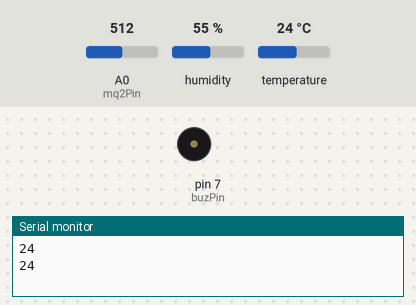
Simulated run of this sketch. Board: Arduino Uno, built with avr-gcc and run on an emulated ATmega328P. Shown: buzzer (waves = sounding, pin HIGH), the last lines printed to the serial monitor. The inputs (shaded band) are chosen by the test bench; at power-on: A0 (mq2Pin) = 512, humidity 55 %, temperature 24 °C.

Above: at 1.8 s.
1.9 s: A0 (mq2Pin) set to 487
At 2.5 s:
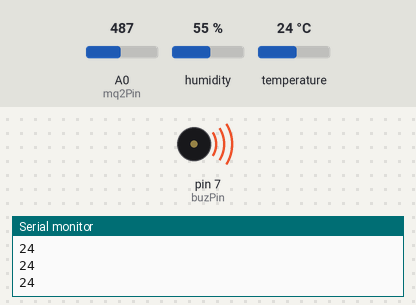
3.5 s: A0 (mq2Pin) set to 510
At 5.2 s:
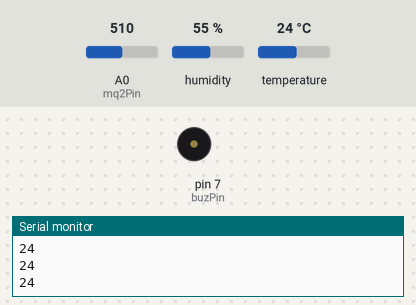
5.5 s: A0 (mq2Pin) set to 490
At 7.2 s:
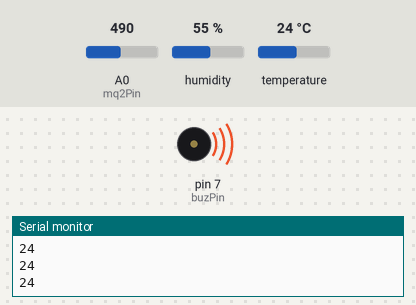
Timing chart, 0 to 8.7 s (numbered marks = the images above; inputs shaded):
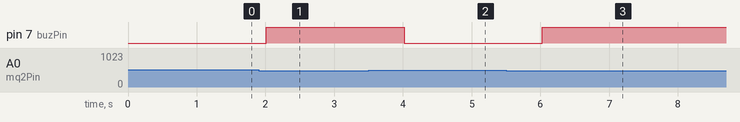

The sketch:

MQ2_BUZZER_DHT.ino
```cpp
#include <DHT.h>

int dhtPin = 4;
int mq2Pin = A0;
int buzPin = 7;

DHT dht(dhtPin,DHT22);

void setup() {
  Serial.begin(9600);
  dht.begin();
  pinMode(buzPin, OUTPUT);
}

void loop() {
  // put your main code here, to run repeatedly:
  int temp = dht.readTemperature();
  //int humi = dht.readHumidity();
  int gas = analogRead(mq2Pin);

  if(temp > 30 || gas > 500){
    digitalWrite(buzPin, LOW);
    Serial.println(temp);
  }else{
    digitalWrite(buzPin, HIGH);
    Serial.println(temp);
  }
  delay(1000);
}
```

Measured:
- the behaviour switches between 501 and 500 on A0 (mq2Pin) (found by bisection; images 0 and 1)
- after the input at 1.9 s, pin 7 (buzPin): LOW → HIGH after 0.11 s
- after the input at 3.5 s, pin 7 (buzPin): HIGH → LOW after 0.52 s
- after the input at 5.5 s, pin 7 (buzPin): LOW → HIGH after 0.52 s
